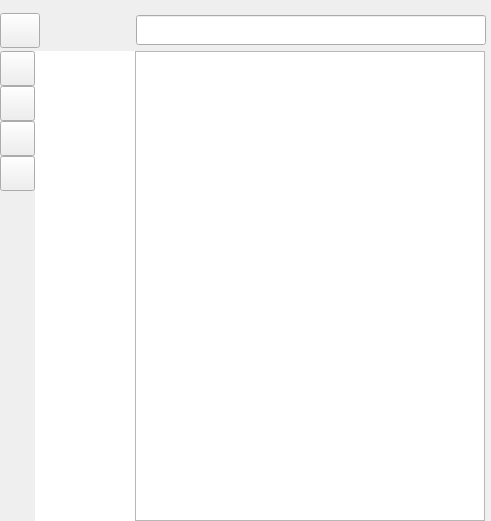
       <widget class="QWidget" name="trendPage">
        <property name="autoFillBackground">
         <bool>false</bool>
        </property>
        <layout class="QGridLayout" name="gridLayout_2">
         <property name="leftMargin">
          <number>0</number>
         </property>
         <property name="rightMargin">
          <number>0</number>
         </property>
         <property name="bottomMargin">
          <number>0</number>
         </property>
         <property name="spacing">
          <number>0</number>
         </property>
         <item row="0" column="0">
          <widget class="QWidget" name="searchBar" native="true">
           <property name="minimumSize">
            <size>
             <width>0</width>
             <height>40</height>
            </size>
           </property>
           <property name="maximumSize">
            <size>
             <width>16777215</width>
             <height>50</height>
            </size>
           </property>
           <layout class="QVBoxLayout" name="verticalLayout_5">
            <property name="spacing">
             <number>0</number>
            </property>
            <property name="leftMargin">
             <number>0</number>
            </property>
            <property name="topMargin">
             <number>0</number>
            </property>
            <property name="rightMargin">
             <number>5</number>
            </property>
            <property name="bottomMargin">
             <number>0</number>
            </property>
            <item>
             <layout class="QHBoxLayout" name="horizontalLayout">
              <item>
               <layout class="QHBoxLayout" name="horizontalLayout_6">
                <property name="spacing">
                 <number>1</number>
                </property>
                <item>
                 <widget class="QPushButton" name="moreBtn">
                  <property name="minimumSize">
                   <size>
                    <width>35</width>
                    <height>35</height>
                   </size>
                  </property>
                  <property name="maximumSize">
                   <size>
                    <width>50</width>
                    <height>50</height>
                   </size>
                  </property>
                  <property name="text">
                   <string/>
                  </property>
                  <property name="icon">
                   <iconset resource="QtStockV3.qrc">
                    <normaloff>:/QtStockV3/src/icon/icon_collect-17.png</normaloff>:/QtStockV3/src/icon/icon_collect-17.png</iconset>
                  </property>
                  <property name="iconSize">
                   <size>
                    <width>25</width>
                    <height>25</height>
                   </size>
                  </property>
                 </widget>
                </item>
                <item>
                 <spacer name="horizontalSpacer">
                  <property name="orientation">
                   <enum>Qt::Horizontal</enum>
                  </property>
                  <property name="sizeHint" stdset="0">
                   <size>
                    <width>40</width>
                    <height>20</height>
                   </size>
                  </property>
                 </spacer>
                </item>
                <item alignment="Qt::AlignRight">
                 <widget class="QLineEdit" name="searchBox">
                  <property name="minimumSize">
                   <size>
                    <width>350</width>
                    <height>30</height>
                   </size>
                  </property>
                  <property name="text">
                   <string/>
                  </property>
                  <property name="clearButtonEnabled">
                   <bool>true</bool>
                  </property>
                 </widget>
                </item>
               </layout>
              </item>
             </layout>
            </item>
           </layout>
          </widget>
         </item>
         <item row="1" column="0">
          <layout class="QGridLayout" name="gridLayout_6">
           <property name="rightMargin">
            <number>6</number>
           </property>
           <item row="0" column="0" alignment="Qt::AlignRight|Qt::AlignTop">
            <widget class="QWidget" name="chartToolBar" native="true">
             <property name="minimumSize">
              <size>
               <width>0</width>
               <height>470</height>
              </size>
             </property>
             <property name="maximumSize">
              <size>
               <width>35</width>
               <height>500</height>
              </size>
             </property>
             <layout class="QVBoxLayout" name="verticalLayout_9">
              <property name="spacing">
               <number>0</number>
              </property>
              <property name="leftMargin">
               <number>0</number>
              </property>
              <property name="topMargin">
               <number>0</number>
              </property>
              <property name="rightMargin">
               <number>0</number>
              </property>
              <property name="bottomMargin">
               <number>0</number>
              </property>
              <item>
               <widget class="QPushButton" name="resetBtn">
                <property name="minimumSize">
                 <size>
                  <width>35</width>
                  <height>35</height>
                 </size>
                </property>
                <property name="maximumSize">
                 <size>
                  <width>35</width>
                  <height>35</height>
                 </size>
                </property>
                <property name="text">
                 <string/>
                </property>
                <property name="icon">
                 <iconset resource="QtStockV3.qrc">
                  <normaloff>:/QtStockV3/src/icon/icon_collect-02.png</normaloff>:/QtStockV3/src/icon/icon_collect-02.png</iconset>
                </property>
                <property name="iconSize">
                 <size>
                  <width>30</width>
                  <height>30</height>
                 </size>
                </property>
               </widget>
              </item>
              <item>
               <widget class="QPushButton" name="handBtn">
                <property name="minimumSize">
                 <size>
                  <width>35</width>
                  <height>35</height>
                 </size>
                </property>
                <property name="maximumSize">
                 <size>
                  <width>35</width>
                  <height>35</height>
                 </size>
                </property>
                <property name="text">
                 <string/>
                </property>
                <property name="icon">
                 <iconset resource="QtStockV3.qrc">
                  <normaloff>:/QtStockV3/src/icon/icon_collect-19.png</normaloff>:/QtStockV3/src/icon/icon_collect-19.png</iconset>
                </property>
                <property name="iconSize">
                 <size>
                  <width>35</width>
                  <height>35</height>
                 </size>
                </property>
               </widget>
              </item>
              <item>
               <widget class="QPushButton" name="ma10Btn">
                <property name="minimumSize">
                 <size>
                  <width>35</width>
                  <height>35</height>
                 </size>
                </property>
                <property name="maximumSize">
                 <size>
                  <width>35</width>
                  <height>35</height>
                 </size>
                </property>
                <property name="text">
                 <string/>
                </property>
                <property name="icon">
                 <iconset resource="QtStockV3.qrc">
                  <normaloff>:/QtStockV3/src/icon/icon_collect-15.png</normaloff>:/QtStockV3/src/icon/icon_collect-15.png</iconset>
                </property>
                <property name="iconSize">
                 <size>
                  <width>27</width>
                  <height>27</height>
                 </size>
                </property>
               </widget>
              </item>
              <item>
               <widget class="QPushButton" name="ma5Btn">
                <property name="minimumSize">
                 <size>
                  <width>35</width>
                  <height>35</height>
                 </size>
                </property>
                <property name="maximumSize">
                 <size>
                  <width>35</width>
                  <height>35</height>
                 </size>
                </property>
                <property name="text">
                 <string/>
                </property>
                <property name="icon">
                 <iconset resource="QtStockV3.qrc">
                  <normaloff>:/QtStockV3/src/icon/icon_collect-20.png</normaloff>:/QtStockV3/src/icon/icon_collect-20.png</iconset>
                </property>
                <property name="iconSize">
                 <size>
                  <width>27</width>
                  <height>27</height>
                 </size>
                </property>
               </widget>
              </item>
              <item>
               <spacer name="verticalSpacer_4">
                <property name="orientation">
                 <enum>Qt::Vertical</enum>
                </property>
                <property name="sizeHint" stdset="0">
                 <size>
                  <width>20</width>
                  <height>40</height>
                 </size>
                </property>
               </spacer>
              </item>
             </layout>
            </widget>
           </item>
           <item row="0" column="1">
            <layout class="QGridLayout" name="gridLayout_4">
             <item row="0" column="0">
              <widget class="WChartView" name="trendChart" native="true">
               <property name="minimumSize">
                <size>
                 <width>100</width>
                 <height>300</height>
                </size>
               </property>
               <property name="maximumSize">
                <size>
                 <width>16777215</width>
                 <height>16777215</height>
                </size>
               </property>
               <property name="mouseTracking">
                <bool>true</bool>
               </property>
               <property name="styleSheet">
                <string notr="true">background-color: white;</string>
               </property>
              </widget>
             </item>
             <item row="0" column="1">
              <widget class="RoundedWidget" name="trendTable">
               <property name="minimumSize">
                <size>
                 <width>350</width>
                 <height>300</height>
                </size>
               </property>
               <property name="maximumSize">
                <size>
                 <width>300</width>
                 <height>16777215</height>
                </size>
               </property>
               <property name="mouseTracking">
                <bool>true</bool>
               </property>
               <property name="styleSheet">
                <string notr="true"/>
               </property>
              </widget>
             </item>
            </layout>
           </item>
          </layout>
         </item>
        </layout>
       </widget>
